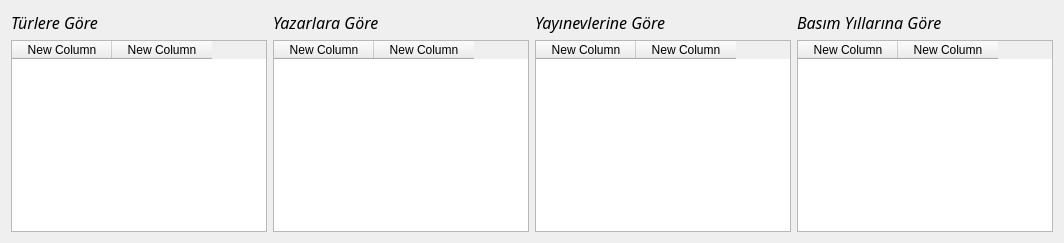
          <widget class="QWidget" name="tab_5_1">
           <attribute name="title">
            <string>Çizelgeler</string>
           </attribute>
           <layout class="QGridLayout" name="gridLayout_5">
            <item row="0" column="0">
             <widget class="QLabel" name="label_25">
              <property name="font">
               <font>
                <family>Monotype Corsiva</family>
                <pointsize>12</pointsize>
                <italic>true</italic>
               </font>
              </property>
              <property name="text">
               <string>Türlere Göre</string>
              </property>
             </widget>
            </item>
            <item row="0" column="1">
             <widget class="QLabel" name="label_56">
              <property name="font">
               <font>
                <family>Monotype Corsiva</family>
                <pointsize>12</pointsize>
                <italic>true</italic>
               </font>
              </property>
              <property name="text">
               <string>Yazarlara Göre</string>
              </property>
             </widget>
            </item>
            <item row="0" column="2">
             <widget class="QLabel" name="label_58">
              <property name="font">
               <font>
                <family>Monotype Corsiva</family>
                <pointsize>12</pointsize>
                <italic>true</italic>
               </font>
              </property>
              <property name="text">
               <string>Yayınevlerine Göre</string>
              </property>
             </widget>
            </item>
            <item row="0" column="3">
             <widget class="QLabel" name="label_59">
              <property name="font">
               <font>
                <family>Monotype Corsiva</family>
                <pointsize>12</pointsize>
                <italic>true</italic>
               </font>
              </property>
              <property name="text">
               <string>Basım Yıllarına Göre</string>
              </property>
             </widget>
            </item>
            <item row="1" column="0">
             <widget class="QTableWidget" name="tableWidget_5_1_1">
              <property name="styleSheet">
               <string notr="true">font: italic 12pt &quot;Monotype Corsiva&quot;;</string>
              </property>
              <column>
               <property name="text">
                <string>New Column</string>
               </property>
              </column>
              <column>
               <property name="text">
                <string>New Column</string>
               </property>
              </column>
             </widget>
            </item>
            <item row="1" column="1">
             <widget class="QTableWidget" name="tableWidget_5_1_2">
              <property name="enabled">
               <bool>true</bool>
              </property>
              <property name="styleSheet">
               <string notr="true">font: italic 12pt &quot;Monotype Corsiva&quot;;</string>
              </property>
              <column>
               <property name="text">
                <string>New Column</string>
               </property>
              </column>
              <column>
               <property name="text">
                <string>New Column</string>
               </property>
              </column>
             </widget>
            </item>
            <item row="1" column="2">
             <widget class="QTableWidget" name="tableWidget_5_1_3">
              <property name="styleSheet">
               <string notr="true">font: italic 12pt &quot;Monotype Corsiva&quot;;</string>
              </property>
              <column>
               <property name="text">
                <string>New Column</string>
               </property>
              </column>
              <column>
               <property name="text">
                <string>New Column</string>
               </property>
              </column>
             </widget>
            </item>
            <item row="1" column="3">
             <widget class="QTableWidget" name="tableWidget_5_1_4">
              <property name="styleSheet">
               <string notr="true">font: italic 12pt &quot;Monotype Corsiva&quot;;</string>
              </property>
              <column>
               <property name="text">
                <string>New Column</string>
               </property>
              </column>
              <column>
               <property name="text">
                <string>New Column</string>
               </property>
              </column>
             </widget>
            </item>
           </layout>
          </widget>
